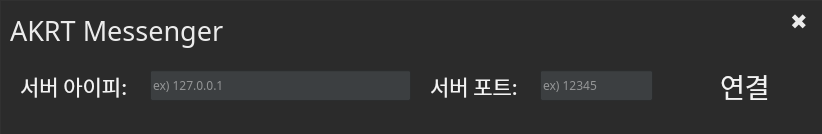
<?xml version="1.0" encoding="UTF-8"?>
<ui version="4.0">
 <class>MainWindow</class>
 <widget class="QMainWindow" name="MainWindow">
  <property name="geometry">
   <rect>
    <x>0</x>
    <y>0</y>
    <width>822</width>
    <height>134</height>
   </rect>
  </property>
  <property name="sizePolicy">
   <sizepolicy hsizetype="Fixed" vsizetype="Fixed">
    <horstretch>0</horstretch>
    <verstretch>0</verstretch>
   </sizepolicy>
  </property>
  <property name="minimumSize">
   <size>
    <width>822</width>
    <height>134</height>
   </size>
  </property>
  <property name="maximumSize">
   <size>
    <width>822</width>
    <height>134</height>
   </size>
  </property>
  <property name="windowTitle">
   <string>MainWindow</string>
  </property>
  <widget class="QWidget" name="centralwidget">
   <property name="styleSheet">
    <string notr="true"/>
   </property>
   <widget class="QFrame" name="frame_2">
    <property name="geometry">
     <rect>
      <x>0</x>
      <y>-10</y>
      <width>831</width>
      <height>161</height>
     </rect>
    </property>
    <property name="frameShape">
     <enum>QFrame::StyledPanel</enum>
    </property>
    <property name="frameShadow">
     <enum>QFrame::Raised</enum>
    </property>
    <widget class="QFrame" name="frame">
     <property name="geometry">
      <rect>
       <x>0</x>
       <y>10</y>
       <width>831</width>
       <height>141</height>
      </rect>
     </property>
     <property name="styleSheet">
      <string notr="true">background-color:rgb(43, 43, 43)
</string>
     </property>
     <property name="frameShape">
      <enum>QFrame::Panel</enum>
     </property>
     <property name="frameShadow">
      <enum>QFrame::Raised</enum>
     </property>
     <widget class="QLabel" name="PORTlabel">
      <property name="geometry">
       <rect>
        <x>430</x>
        <y>60</y>
        <width>111</width>
        <height>51</height>
       </rect>
      </property>
      <property name="font">
       <font>
        <family>SB 어그로 Bold</family>
        <pointsize>16</pointsize>
       </font>
      </property>
      <property name="styleSheet">
       <string notr="true">color:rgb(243, 243, 243)</string>
      </property>
      <property name="text">
       <string>서버 포트:</string>
      </property>
     </widget>
     <widget class="QLineEdit" name="PORTedit">
      <property name="geometry">
       <rect>
        <x>540</x>
        <y>70</y>
        <width>113</width>
        <height>31</height>
       </rect>
      </property>
      <property name="font">
       <font>
        <family>SB 어그로 Bold</family>
       </font>
      </property>
      <property name="styleSheet">
       <string notr="true">color:rgb(235, 235, 235);
background-color:rgb(60, 63, 65)</string>
      </property>
      <property name="inputMethodHints">
       <set>Qt::ImhNone</set>
      </property>
      <property name="maxLength">
       <number>5</number>
      </property>
      <property name="placeholderText">
       <string>ex) 12345</string>
      </property>
      <property name="clearButtonEnabled">
       <bool>false</bool>
      </property>
     </widget>
     <widget class="QLineEdit" name="IPedit">
      <property name="geometry">
       <rect>
        <x>150</x>
        <y>70</y>
        <width>261</width>
        <height>31</height>
       </rect>
      </property>
      <property name="font">
       <font>
        <family>SB 어그로 Bold</family>
       </font>
      </property>
      <property name="styleSheet">
       <string notr="true">color:rgb(235, 235, 235);
background-color:rgb(60, 63, 65)</string>
      </property>
      <property name="inputMask">
       <string/>
      </property>
      <property name="text">
       <string/>
      </property>
      <property name="maxLength">
       <number>16</number>
      </property>
      <property name="placeholderText">
       <string>ex) 127.0.0.1</string>
      </property>
     </widget>
     <widget class="QLabel" name="CONNECT">
      <property name="geometry">
       <rect>
        <x>720</x>
        <y>60</y>
        <width>51</width>
        <height>51</height>
       </rect>
      </property>
      <property name="font">
       <font>
        <family>SB 어그로 Bold</family>
        <pointsize>20</pointsize>
       </font>
      </property>
      <property name="cursor">
       <cursorShape>PointingHandCursor</cursorShape>
      </property>
      <property name="styleSheet">
       <string notr="true">color:rgb(243, 243, 243)</string>
      </property>
      <property name="text">
       <string>연결</string>
      </property>
     </widget>
     <widget class="QLabel" name="TITLE">
      <property name="geometry">
       <rect>
        <x>10</x>
        <y>10</y>
        <width>281</width>
        <height>41</height>
       </rect>
      </property>
      <property name="font">
       <font>
        <family>SB 어그로 Bold</family>
        <pointsize>20</pointsize>
       </font>
      </property>
      <property name="layoutDirection">
       <enum>Qt::LeftToRight</enum>
      </property>
      <property name="styleSheet">
       <string notr="true">color:rgb(235, 235, 235)</string>
      </property>
      <property name="text">
       <string>AKRT Messenger</string>
      </property>
     </widget>
     <widget class="QLabel" name="IPlabel">
      <property name="geometry">
       <rect>
        <x>20</x>
        <y>60</y>
        <width>121</width>
        <height>51</height>
       </rect>
      </property>
      <property name="font">
       <font>
        <family>SB 어그로 Bold</family>
        <pointsize>16</pointsize>
       </font>
      </property>
      <property name="styleSheet">
       <string notr="true">color:rgb(243, 243, 243)</string>
      </property>
      <property name="text">
       <string>서버 아이피:</string>
      </property>
     </widget>
     <widget class="QLabel" name="exit">
      <property name="geometry">
       <rect>
        <x>790</x>
        <y>10</y>
        <width>21</width>
        <height>21</height>
       </rect>
      </property>
      <property name="font">
       <font>
        <family>SB 어그로 Bold</family>
        <pointsize>16</pointsize>
       </font>
      </property>
      <property name="cursor">
       <cursorShape>PointingHandCursor</cursorShape>
      </property>
      <property name="layoutDirection">
       <enum>Qt::LeftToRight</enum>
      </property>
      <property name="styleSheet">
       <string notr="true">color:rgb(235, 235, 235)</string>
      </property>
      <property name="text">
       <string>✖</string>
      </property>
     </widget>
    </widget>
   </widget>
  </widget>
 </widget>
 <resources/>
 <connections/>
</ui>
